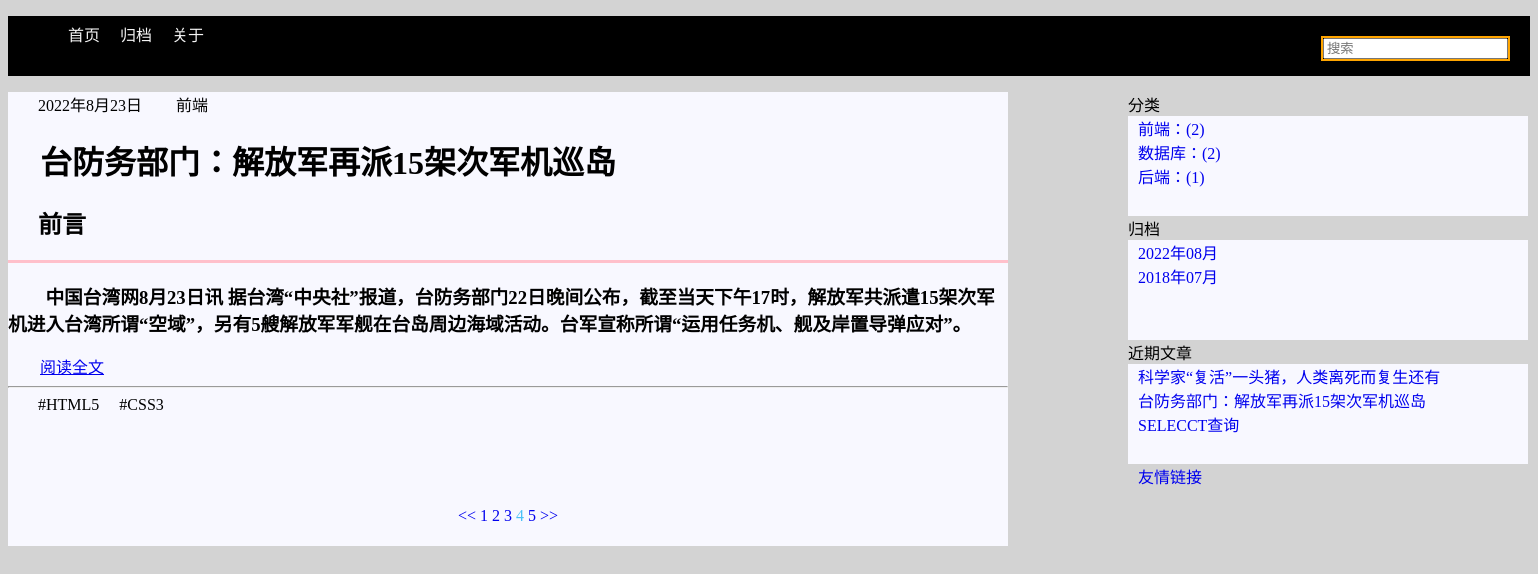
/page/4, run on the app's committed database.
### post/models.py (models this page shows, shortened)
class Post(models.Model):
    title=models.CharField(max_length=20,unique=True,verbose_name='标题')
    desc=models.CharField(max_length=200,verbose_name='简介')
    content = RichTextUploadingField(verbose_name='内容')
    created=models.DateTimeField(auto_now_add=True)
    modified=models.DateTimeField(auto_now=True)
    isdelete=models.BooleanField(default=False,verbose_name='是否删除')
    category=models.ForeignKey(Category,on_delete=models.CASCADE,verbose_name='所属标签')
    tag=models.ManyToManyField(Tag,verbose_name='所属类别')
    class Meta:
        db_table='t_post'
        verbose_name_plural='帖子'

class Category(models.Model):
    cname=models.CharField(max_length=20,unique=True,verbose_name='类别名')
    class Meta:
        db_table='t_category'
        verbose_name_plural='类别'

class Tag(models.Model):
    tname=models.CharField(max_length=20,unique=True,verbose_name='标签名')
    class Meta:
        db_table='t_tag'
        verbose_name_plural='标签'

### post/views.py (the view)
# urls.py: path('', views.Indexview.as_view()),
class Indexview(View):
    def get(self,request,num=1):
        num=int(num)
        postlist=Post.objects.all().order_by('-created')
        page_obj=Paginator(postlist,1)
        pagepost=page_obj.page(num)
        begin=num-int(3)
        if begin<1:
            begin=1;
        end=begin+5
        if end>page_obj.num_pages:
            end=page_obj.num_pages+1
        if end<6:
            begin=1;
        else:
            begin=end-5
        page_list=range(begin,end)
        return render(request,'index.html',{'postlist':pagepost,'page_list':page_list,'current_num':num})

### post/mycontext.py (called while the page is built)
def getrightinfo(request):
    r_cate_post=Post.objects.values('category__cname','category').annotate(c=Count('*')).order_by('-c')
    r_recent_post=Post.objects.order_by('-created')[2:]
    cursor=connection.cursor()
    filepost=cursor.execute("select created,count('*') count from t_post GROUP by strftime('%Y-%m',created) order by count desc")
    r_file_post=filepost.fetchall()
    print(r_file_post)
    return {'r_cate_post':r_cate_post,'r_recent_post':r_recent_post,'r_file_post':r_file_post}

### post/templates/index.html
{% extends 'base.html' %}
{% block main %}
    <div class="zuobian">
        {% for post in postlist %}
            <span>{{ post.created|date }}</span>
            <span>{{ post.category.cname }}</span>
            <br>
            <h1>&emsp;{{ post.title }}</h1>
            <h2>&emsp; 前言</h2>
            <hr size="3px" color="pink">
            <h3>&emsp;&emsp;{{ post.desc }}</h3>
            &emsp;&emsp;<a href="/post/{{ post.id }}">阅读全文</a>
            <hr>
            <span>
                {% for tag in post.tag.all %}
                    #{{ tag.tname }}&emsp;
                {% endfor %}
            </span>
            <br><br><br><br>
        {% endfor %}
        <br>
        <div class="page">
                {% if postlist.has_previous %}
                    <a class="extend_last" href="/page/{{ postlist.previous_page_number}}"><<</a>
                {% endif %}
            {% for page in page_list %}
                {% if current_num == page %}
                    <a href="" class="page_number_current" >{{ page }}</a>
                {% else %}
                    <a class="page_number" href="/page/{{ page }}">{{ page }}</a>
                {% endif %}
            {% endfor %}
                {% if postlist.has_next %}
                    <a class="extend_next" href="/page/{{ postlist.next_page_number}}">>></a>
                {% endif %}
            </div>
    </div>
{% endblock %}

### templates/right.html (shortened to what this page needs)
<li class="sidebar">
    <div class="youbian">
        <span>分类</span>
        <div class="fenlei">
            {% for rc in r_cate_post %}
                <a href="/category/{{ rc.category }}">{{ rc.category__cname }}：({{ rc.c }})</a>
                <br>
            {% endfor %}
        </div>
        <span>归档</span>
        <div class="guidang">
            {% for rf in r_file_post %}
                <a href="/archive/{{ rf.0|date:'Y' }}/{{ rf.0|date:'m' }}">{{ rf.0|date:'Y' }}年{{ rf.0|date:'m' }}月</a>
                <br>
            {% endfor %}
        </div >
        <span>近期文章</span>
        <div class="jinqiwenzhang">
            {% for rr in r_recent_post %}
                <a href="/post/{{ rr.id}}">{{ rr.title}}</a>
                <br>
            {% endfor %}
        </div>
        <a href="https://wwww.baidu.com" class="youqinglianjie">友情链接</a>
    </div>
</li>

### static/css/blog.css (style rules this page uses)
.guide { background-color:lightgray }
.outer li { list-style: none; }
.zuobian span { margin-left: 30px; }
.zuobian { float: left; width: 1000px; background-color: ghostwhite; }
.youbian { float: right; background-color: lightgray; }
.page { height: 60px; width: 1000px; background-color: ghostwhite; display: block; text-align: center; line-height: 60px; }
.page_number_current { color: #4ac1f7; }
.page a { text-decoration: none; }
.fenlei { height: 100px; width: 400px; background-color: ghostwhite; }
.guidang { height: 100px; width: 400px; background-color: ghostwhite; }
.jinqiwenzhang { height: 100px; width: 400px; background-color: ghostwhite; }

### templates/right.html (style rules this page uses)
.youbian a { margin: 10px; text-decoration: none; }

### data on the page
Post: created "2022年8月23日", category.cname "前端", title "台防务部门：解放军再派15架次军机巡岛", desc "中国台湾网8月23日讯 据台湾“中央社”报道，台防务部门22日晚间公布，截至当天下午17时，解放军共派遣15架次军机进入台湾所谓“空域”，另有5艘解放军军舰在台岛周边海域活动。台军宣称所谓“运用任务机、舰及岸置导弹应对”。"
Tag: tname "HTML5"
Tag: tname "CSS3"
Post: title "科学家“复活”一头猪，人类离死而复生还有"
Post: title "SELECCT查询"

### other printed values
{{ page }} "1" "2" "3" "5"
{{ page }} "4"
{{ rc.category__cname }} "前端" "数据库" "后端"
{{ rc.c }} "2" "2" "1"
{{ rf.0|date:'Y' }} "2022" "2018"
{{ rf.0|date:'m' }} "08" "07"
